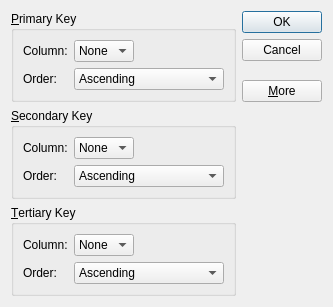
<?xml version="1.0" encoding="UTF-8"?>
<ui version="4.0">
 <class>sortDialog</class>
 <widget class="QDialog" name="sortDialog">
  <property name="geometry">
   <rect>
    <x>0</x>
    <y>0</y>
    <width>333</width>
    <height>281</height>
   </rect>
  </property>
  <property name="windowTitle">
   <string>Sort</string>
  </property>
  <layout class="QGridLayout" name="gridLayout_4">
   <item row="0" column="0">
    <widget class="QGroupBox" name="primaryGroupBox">
     <property name="title">
      <string>&amp;Primary Key</string>
     </property>
     <layout class="QGridLayout" name="gridLayout">
      <item row="0" column="0">
       <widget class="QLabel" name="label">
        <property name="text">
         <string>Column:</string>
        </property>
       </widget>
      </item>
      <item row="0" column="1">
       <widget class="QComboBox" name="primaryColumnCombo">
        <item>
         <property name="text">
          <string>None</string>
         </property>
        </item>
       </widget>
      </item>
      <item row="0" column="2">
       <spacer name="horizontalSpacer">
        <property name="orientation">
         <enum>Qt::Horizontal</enum>
        </property>
        <property name="sizeHint" stdset="0">
         <size>
          <width>75</width>
          <height>20</height>
         </size>
        </property>
       </spacer>
      </item>
      <item row="1" column="0">
       <widget class="QLabel" name="label_2">
        <property name="text">
         <string>Order:</string>
        </property>
       </widget>
      </item>
      <item row="1" column="1" colspan="2">
       <widget class="QComboBox" name="primaryOrderCombo">
        <item>
         <property name="text">
          <string>Ascending</string>
         </property>
        </item>
        <item>
         <property name="text">
          <string>Descending</string>
         </property>
        </item>
       </widget>
      </item>
     </layout>
    </widget>
   </item>
   <item row="0" column="1" rowspan="2">
    <layout class="QVBoxLayout" name="verticalLayout">
     <item>
      <widget class="QPushButton" name="okButton">
       <property name="text">
        <string>OK</string>
       </property>
       <property name="default">
        <bool>true</bool>
       </property>
      </widget>
     </item>
     <item>
      <widget class="QPushButton" name="cancelButton">
       <property name="text">
        <string>Cancel</string>
       </property>
      </widget>
     </item>
     <item>
      <spacer name="verticalSpacer">
       <property name="orientation">
        <enum>Qt::Vertical</enum>
       </property>
       <property name="sizeHint" stdset="0">
        <size>
         <width>20</width>
         <height>40</height>
        </size>
       </property>
      </spacer>
     </item>
     <item>
      <widget class="QPushButton" name="moreButton">
       <property name="text">
        <string>&amp;More</string>
       </property>
       <property name="checkable">
        <bool>true</bool>
       </property>
      </widget>
     </item>
    </layout>
   </item>
   <item row="1" column="0">
    <spacer name="verticalSpacer_2">
     <property name="orientation">
      <enum>Qt::Vertical</enum>
     </property>
     <property name="sizeHint" stdset="0">
      <size>
       <width>20</width>
       <height>0</height>
      </size>
     </property>
    </spacer>
   </item>
   <item row="2" column="0">
    <widget class="QGroupBox" name="secondaryGroupBox">
     <property name="title">
      <string>&amp;Secondary Key</string>
     </property>
     <layout class="QGridLayout" name="gridLayout_2">
      <item row="0" column="0">
       <widget class="QLabel" name="label_3">
        <property name="text">
         <string>Column:</string>
        </property>
       </widget>
      </item>
      <item row="0" column="1">
       <widget class="QComboBox" name="secondaryColumnCombo">
        <item>
         <property name="text">
          <string>None</string>
         </property>
        </item>
       </widget>
      </item>
      <item row="0" column="2">
       <spacer name="horizontalSpacer_2">
        <property name="orientation">
         <enum>Qt::Horizontal</enum>
        </property>
        <property name="sizeHint" stdset="0">
         <size>
          <width>48</width>
          <height>20</height>
         </size>
        </property>
       </spacer>
      </item>
      <item row="1" column="0">
       <widget class="QLabel" name="label_4">
        <property name="text">
         <string>Order:</string>
        </property>
       </widget>
      </item>
      <item row="1" column="1" colspan="2">
       <widget class="QComboBox" name="secondaryOrderCombo">
        <item>
         <property name="text">
          <string>Ascending</string>
         </property>
        </item>
        <item>
         <property name="text">
          <string>Descending</string>
         </property>
        </item>
       </widget>
      </item>
     </layout>
    </widget>
   </item>
   <item row="3" column="0">
    <widget class="QGroupBox" name="tertiaryGroupBox">
     <property name="title">
      <string>&amp;Tertiary Key</string>
     </property>
     <layout class="QGridLayout" name="gridLayout_3">
      <item row="0" column="0">
       <widget class="QLabel" name="label_5">
        <property name="text">
         <string>Column:</string>
        </property>
       </widget>
      </item>
      <item row="0" column="1">
       <widget class="QComboBox" name="tertiaryColumnCombo">
        <item>
         <property name="text">
          <string>None</string>
         </property>
        </item>
       </widget>
      </item>
      <item row="0" column="2">
       <spacer name="horizontalSpacer_3">
        <property name="orientation">
         <enum>Qt::Horizontal</enum>
        </property>
        <property name="sizeHint" stdset="0">
         <size>
          <width>48</width>
          <height>20</height>
         </size>
        </property>
       </spacer>
      </item>
      <item row="1" column="0">
       <widget class="QLabel" name="label_6">
        <property name="text">
         <string>Order:</string>
        </property>
       </widget>
      </item>
      <item row="1" column="1" colspan="2">
       <widget class="QComboBox" name="tertiaryOrderCombo">
        <item>
         <property name="text">
          <string>Ascending</string>
         </property>
        </item>
        <item>
         <property name="text">
          <string>Descending</string>
         </property>
        </item>
       </widget>
      </item>
     </layout>
    </widget>
   </item>
  </layout>
 </widget>
 <tabstops>
  <tabstop>primaryColumnCombo</tabstop>
  <tabstop>primaryOrderCombo</tabstop>
  <tabstop>secondaryColumnCombo</tabstop>
  <tabstop>secondaryOrderCombo</tabstop>
  <tabstop>tertiaryColumnCombo</tabstop>
  <tabstop>tertiaryOrderCombo</tabstop>
  <tabstop>okButton</tabstop>
  <tabstop>cancelButton</tabstop>
  <tabstop>moreButton</tabstop>
 </tabstops>
 <resources/>
 <connections>
  <connection>
   <sender>cancelButton</sender>
   <signal>clicked()</signal>
   <receiver>sortDialog</receiver>
   <slot>reject()</slot>
   <hints>
    <hint type="sourcelabel">
     <x>291</x>
     <y>48</y>
    </hint>
    <hint type="destinationlabel">
     <x>291</x>
     <y>224</y>
    </hint>
   </hints>
  </connection>
  <connection>
   <sender>okButton</sender>
   <signal>clicked()</signal>
   <receiver>sortDialog</receiver>
   <slot>accept()</slot>
   <hints>
    <hint type="sourcelabel">
     <x>262</x>
     <y>27</y>
    </hint>
    <hint type="destinationlabel">
     <x>262</x>
     <y>201</y>
    </hint>
   </hints>
  </connection>
  <connection>
   <sender>moreButton</sender>
   <signal>toggled(bool)</signal>
   <receiver>secondaryGroupBox</receiver>
   <slot>setVisible(bool)</slot>
   <hints>
    <hint type="sourcelabel">
     <x>288</x>
     <y>80</y>
    </hint>
    <hint type="destinationlabel">
     <x>218</x>
     <y>129</y>
    </hint>
   </hints>
  </connection>
  <connection>
   <sender>moreButton</sender>
   <signal>toggled(bool)</signal>
   <receiver>tertiaryGroupBox</receiver>
   <slot>setVisible(bool)</slot>
   <hints>
    <hint type="sourcelabel">
     <x>304</x>
     <y>85</y>
    </hint>
    <hint type="destinationlabel">
     <x>227</x>
     <y>207</y>
    </hint>
   </hints>
  </connection>
 </connections>
</ui>
